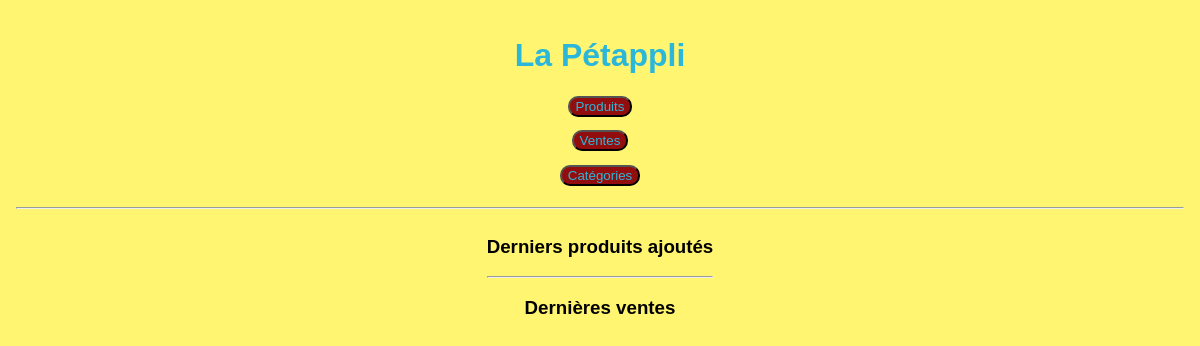
Before: / with the older database file.
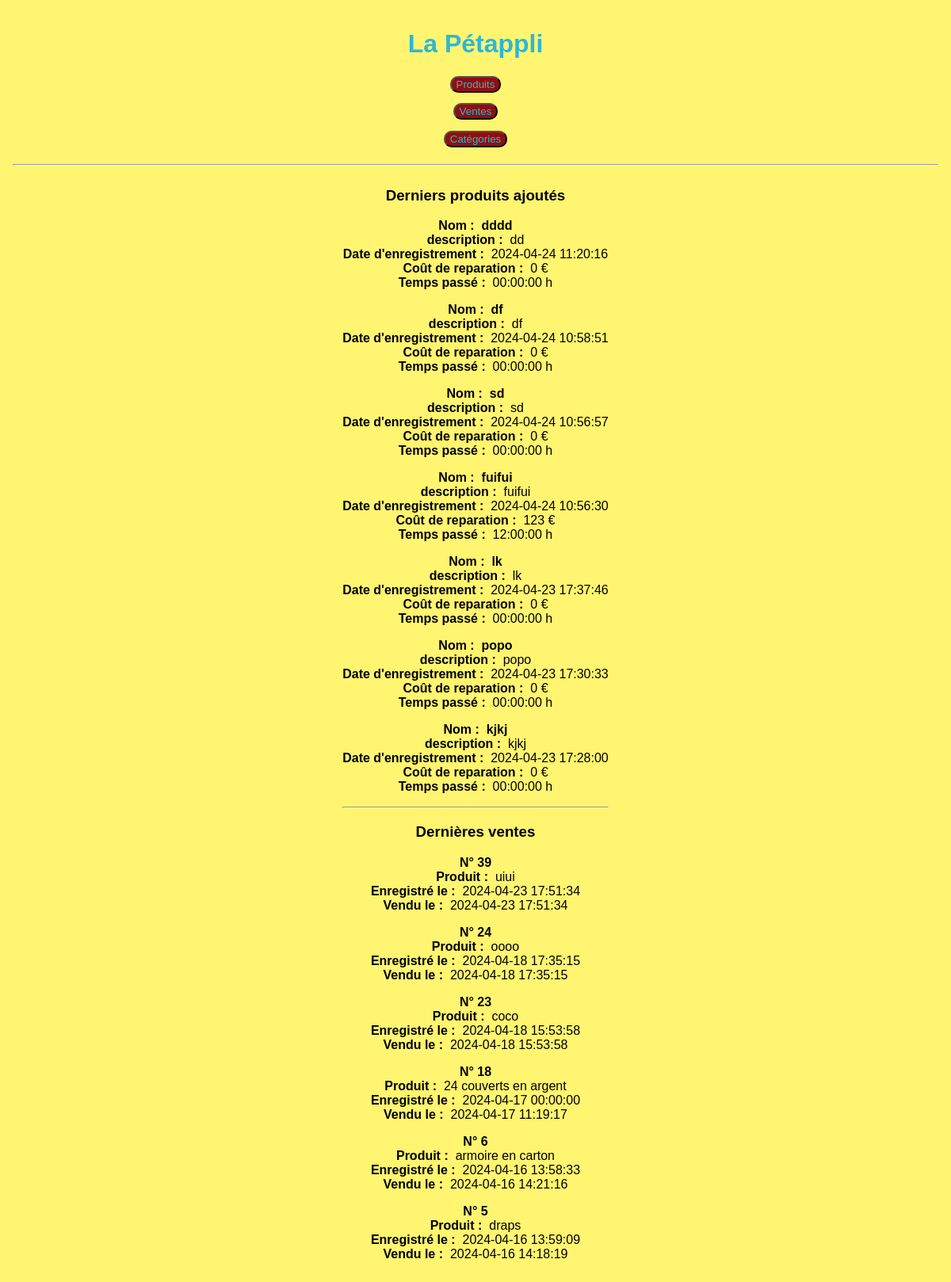
After: the same page with the newer database file.
### tables this page shows
CREATE TABLE `produits` (
  `id_produit` int(11) NOT NULL AUTO_INCREMENT,
  `nom_produit` varchar(150) NOT NULL,
  `description` text DEFAULT NULL,
  `date_enregistrement` datetime NOT NULL DEFAULT current_timestamp(),
  `cout_reparation` float DEFAULT 0,
  `temps_passe` time DEFAULT NULL,
  `vendu` tinyint(4) NOT NULL DEFAULT 0,
  `id_sous_categorie` int(11) NOT NULL,
  PRIMARY KEY (`id_produit`),
  KEY `id_categorie` (`id_sous_categorie`),
  CONSTRAINT `produits_ibfk_1` FOREIGN KEY (`id_sous_categorie`) REFERENCES `sous_categories` (`id_sous_categorie`) ON DELETE NO ACTION ON UPDATE NO ACTION
);

CREATE TABLE `ventes` (
  `id_vente` int(11) NOT NULL AUTO_INCREMENT,
  `quantite` int(11) NOT NULL DEFAULT 1,
  `date_vente` datetime NOT NULL DEFAULT current_timestamp(),
  `prix_libre` float DEFAULT NULL,
  `id_produit` int(11) NOT NULL,
  PRIMARY KEY (`id_vente`),
  KEY `id_produit` (`id_produit`),
  CONSTRAINT `ventes_ibfk_1` FOREIGN KEY (`id_produit`) REFERENCES `produits` (`id_produit`) ON DELETE NO ACTION ON UPDATE CASCADE
);

### controllers/home.controller.php (called while the page is built)
<?php
require_once('model/ProduitManager.php');
require_once('model/VenteManager.php');
class HomeController{
    public function home(){
        $getProduit = new ProduitManager();
        $requeteProduit = $getProduit->getProduits(0);
        $getVente = new VenteManager();
        $requeteVente = $getVente->getVentes();
        require('views/home.view.php');
    }
}

### model/ProduitManager.php (called while the page is built, shortened)
<?php
class ProduitManager extends Manager{
    public function getProduits($vendu){
        $bd = $this->connexion();
        $reponse = $bd->query(
            'SELECT p.id_produit, p.id_sous_categorie, p.nom_produit, p.description,
             p.date_enregistrement, p.cout_reparation, p.temps_passe, p.vendu, sc.id_categorie, sc.poids
             FROM produits p INNER JOIN sous_categories sc ON p.id_sous_categorie = sc.id_sous_categorie
             WHERE p.vendu = '.$vendu.'
             ORDER BY p.id_produit DESC');
        return $reponse;
    }
}

### model/VenteManager.php (called while the page is built, shortened)
<?php
class VenteManager extends Manager{
    public function getVentes(){
        $bd = $this->connexion();
        $reponse = $bd->query(
            'SELECT v.id_vente, v.quantite, v.date_vente, v.prix_libre,
             p.nom_produit, p.id_produit, p.date_enregistrement
             FROM ventes v
             INNER JOIN produits p
             ON v.id_produit = p.id_produit
             ORDER BY `date_vente` DESC');
        return $reponse;
    }
}

### views/home.view.php (the view, shortened to what this page needs)
<h3>Derniers produits ajoutés</h3>
<?php
    while($getProduit = $requeteProduit->fetch()) {
?>
        <p>
            <b>Nom&nbsp;:&nbsp; <?= $getProduit['nom_produit'] ?></b><br/>
            <b>description&nbsp;:&nbsp;</b> <?= $getProduit['description'] ?><br/>
            <b>Date d'enregistrement&nbsp;:&nbsp;</b> <?=$getProduit['date_enregistrement'] ?><br/>
            <b>Coût de reparation&nbsp;:&nbsp;</b> <?= $getProduit['cout_reparation'] ?> € <br/>
            <b>Temps passé&nbsp;:&nbsp;</b> <?= $getProduit['temps_passe']?> h <br/>
        </p>
<?php
    }
?>
<hr>
    <h3>Dernières ventes</h3>
<?php
    while($getVente = $requeteVente->fetch()) {
?>
    <p>
        <b>N°&nbsp;<?= $getVente['id_vente'] ?></b><br/>
        <b>Produit&nbsp;:&nbsp;</b> <?=$getVente['nom_produit']?><br>
        <b>Enregistré le&nbsp;:&nbsp;</b> <?=$getVente['date_enregistrement']?><br/>
        <b>Vendu le&nbsp;:&nbsp;</b> <?= $getVente['date_vente']?>
    </p>
<?php
    }
    require('base.view.php');
?>

Changed rows visible on the page:
added produits: nom_produit "dddd", description "dd", date_enregistrement "2024-04-24 11:20:16", cout_reparation "0", temps_passe "00:00:00"
added produits: nom_produit "df", description "df", date_enregistrement "2024-04-24 10:58:51", cout_reparation "0", temps_passe "00:00:00"
added produits: nom_produit "sd", description "sd", date_enregistrement "2024-04-24 10:56:57", cout_reparation "0", temps_passe "00:00:00"
added produits: nom_produit "fuifui", description "fuifui", date_enregistrement "2024-04-24 10:56:30", cout_reparation "123", temps_passe "12:00:00"
added produits: nom_produit "lk", description "lk", date_enregistrement "2024-04-23 17:37:46", cout_reparation "0", temps_passe "00:00:00"
added produits: nom_produit "popo", description "popo", date_enregistrement "2024-04-23 17:30:33", cout_reparation "0", temps_passe "00:00:00"
added produits: nom_produit "kjkj", description "kjkj", date_enregistrement "2024-04-23 17:28:00", cout_reparation "0", temps_passe "00:00:00"
added ventes: id_vente "39", id_produit.nom_produit "uiui", id_produit.date_enregistrement "2024-04-23 17:51:34", date_vente "2024-04-23 17:51:34"
added ventes: id_vente "24", id_produit.nom_produit "oooo", id_produit.date_enregistrement "2024-04-18 17:35:15", date_vente "2024-04-18 17:35:15"
added ventes: id_vente "23", id_produit.nom_produit "coco", id_produit.date_enregistrement "2024-04-18 15:53:58", date_vente "2024-04-18 15:53:58"
added ventes: id_vente "18", id_produit.nom_produit "24 couverts en argent", id_produit.date_enregistrement "2024-04-17 00:00:00", date_vente "2024-04-17 11:19:17"
added ventes: id_vente "6", id_produit.nom_produit "armoire en carton", id_produit.date_enregistrement "2024-04-16 13:58:33", date_vente "2024-04-16 14:21:16"
added ventes: id_vente "5", id_produit.nom_produit "draps", id_produit.date_enregistrement "2024-04-16 13:59:09", date_vente "2024-04-16 14:18:19"
